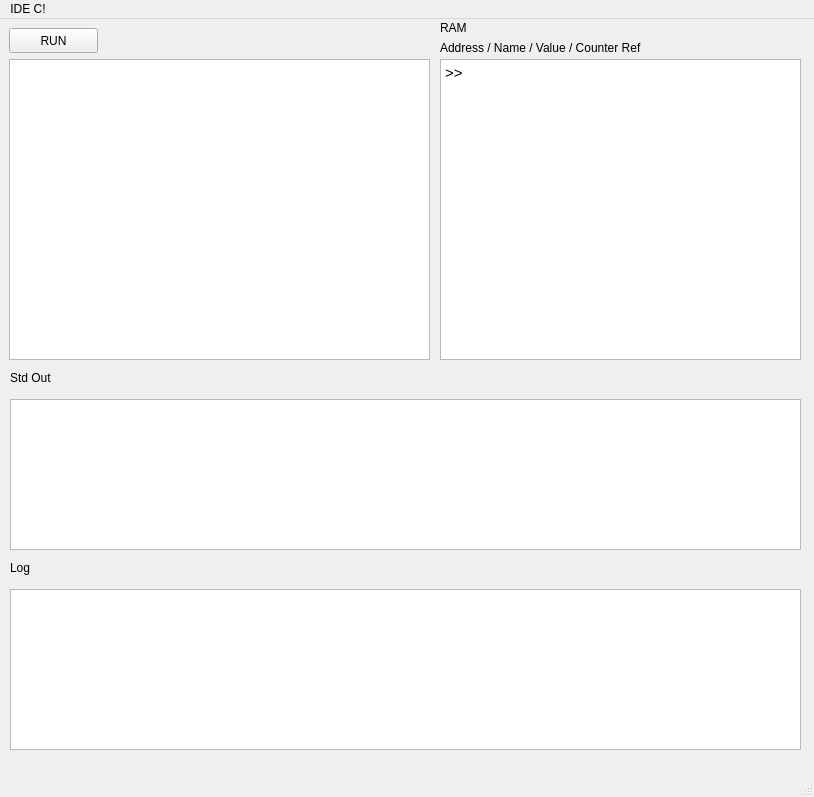
<?xml version="1.0" encoding="UTF-8"?>
<ui version="4.0">
 <class>MainWindow</class>
 <widget class="QMainWindow" name="MainWindow">
  <property name="enabled">
   <bool>true</bool>
  </property>
  <property name="geometry">
   <rect>
    <x>0</x>
    <y>0</y>
    <width>814</width>
    <height>797</height>
   </rect>
  </property>
  <property name="minimumSize">
   <size>
    <width>814</width>
    <height>797</height>
   </size>
  </property>
  <property name="maximumSize">
   <size>
    <width>814</width>
    <height>797</height>
   </size>
  </property>
  <property name="windowTitle">
   <string>IDE C!</string>
  </property>
  <property name="toolTip">
   <string/>
  </property>
  <widget class="QWidget" name="centralwidget">
   <widget class="QLabel" name="label_2">
    <property name="geometry">
     <rect>
      <x>440</x>
      <y>0</y>
      <width>33</width>
      <height>17</height>
     </rect>
    </property>
    <property name="text">
     <string>RAM</string>
    </property>
   </widget>
   <widget class="QTextEdit" name="textEdit">
    <property name="enabled">
     <bool>true</bool>
    </property>
    <property name="geometry">
     <rect>
      <x>9</x>
      <y>40</y>
      <width>421</width>
      <height>301</height>
     </rect>
    </property>
   </widget>
   <widget class="QLabel" name="label_3">
    <property name="geometry">
     <rect>
      <x>10</x>
      <y>350</y>
      <width>53</width>
      <height>17</height>
     </rect>
    </property>
    <property name="text">
     <string>Std Out</string>
    </property>
   </widget>
   <widget class="QTextEdit" name="textEdit_2">
    <property name="enabled">
     <bool>true</bool>
    </property>
    <property name="geometry">
     <rect>
      <x>10</x>
      <y>380</y>
      <width>791</width>
      <height>151</height>
     </rect>
    </property>
    <property name="readOnly">
     <bool>true</bool>
    </property>
   </widget>
   <widget class="QLabel" name="label_4">
    <property name="geometry">
     <rect>
      <x>10</x>
      <y>540</y>
      <width>26</width>
      <height>17</height>
     </rect>
    </property>
    <property name="text">
     <string>Log</string>
    </property>
   </widget>
   <widget class="QTextEdit" name="textEdit_3">
    <property name="enabled">
     <bool>true</bool>
    </property>
    <property name="geometry">
     <rect>
      <x>10</x>
      <y>570</y>
      <width>791</width>
      <height>161</height>
     </rect>
    </property>
    <property name="readOnly">
     <bool>true</bool>
    </property>
   </widget>
   <widget class="QPushButton" name="pushButton">
    <property name="geometry">
     <rect>
      <x>9</x>
      <y>9</y>
      <width>89</width>
      <height>25</height>
     </rect>
    </property>
    <property name="text">
     <string>RUN</string>
    </property>
   </widget>
   <widget class="QTextEdit" name="textEdit_4">
    <property name="enabled">
     <bool>true</bool>
    </property>
    <property name="geometry">
     <rect>
      <x>440</x>
      <y>40</y>
      <width>361</width>
      <height>301</height>
     </rect>
    </property>
    <property name="readOnly">
     <bool>true</bool>
    </property>
    <property name="html">
     <string>&lt;!DOCTYPE HTML PUBLIC &quot;-//W3C//DTD HTML 4.0//EN&quot; &quot;http://www.w3.org/TR/REC-html40/strict.dtd&quot;&gt;
&lt;html&gt;&lt;head&gt;&lt;meta name=&quot;qrichtext&quot; content=&quot;1&quot; /&gt;&lt;style type=&quot;text/css&quot;&gt;
p, li { white-space: pre-wrap; }
&lt;/style&gt;&lt;/head&gt;&lt;body style=&quot; font-family:'Ubuntu'; font-size:11pt; font-weight:400; font-style:normal;&quot;&gt;
&lt;p style=&quot; margin-top:0px; margin-bottom:0px; margin-left:0px; margin-right:0px; -qt-block-indent:0; text-indent:0px;&quot;&gt;&amp;gt;&amp;gt;&lt;/p&gt;&lt;/body&gt;&lt;/html&gt;</string>
    </property>
   </widget>
   <widget class="QLabel" name="label_5">
    <property name="geometry">
     <rect>
      <x>440</x>
      <y>20</y>
      <width>361</width>
      <height>17</height>
     </rect>
    </property>
    <property name="text">
     <string>Address / Name / Value / Counter Ref                       </string>
    </property>
   </widget>
  </widget>
  <widget class="QMenuBar" name="menubar">
   <property name="geometry">
    <rect>
     <x>0</x>
     <y>0</y>
     <width>814</width>
     <height>22</height>
    </rect>
   </property>
   <widget class="QMenu" name="menuIDE_C">
    <property name="title">
     <string>IDE C!</string>
    </property>
   </widget>
   <addaction name="menuIDE_C"/>
  </widget>
  <widget class="QStatusBar" name="statusbar"/>
 </widget>
 <resources/>
 <connections/>
</ui>
